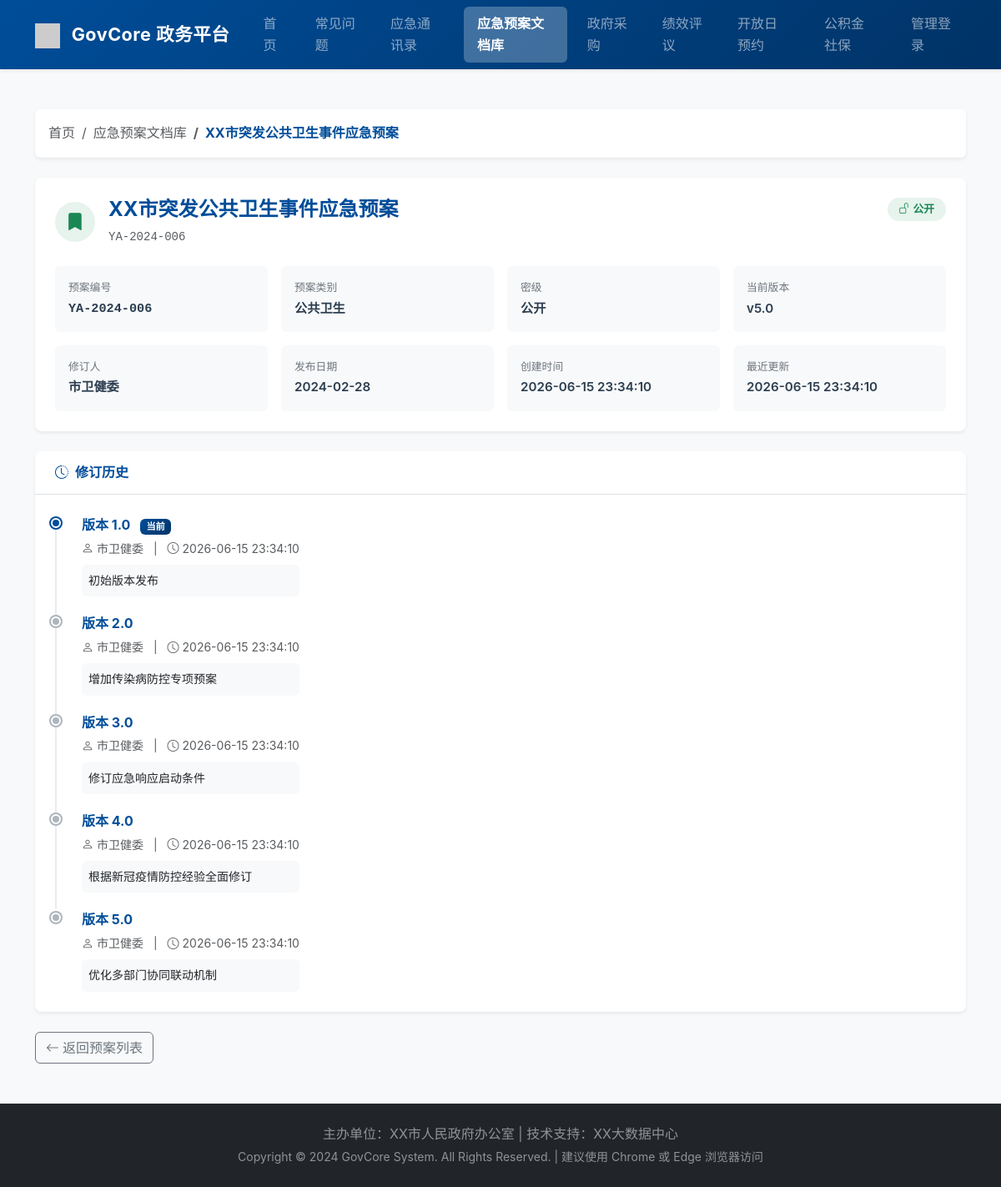
The app's page /plan_detail.php?id=6 with its own data.
### tables this page shows
CREATE TABLE `emergency_plans` (
  `id` int(11) NOT NULL AUTO_INCREMENT,
  `plan_code` varchar(50) NOT NULL COMMENT '预案编号',
  `name` varchar(255) NOT NULL COMMENT '预案名称',
  `category` varchar(20) NOT NULL COMMENT '类别：自然灾害/事故灾难/公共卫生/社会安全',
  `classification` varchar(10) NOT NULL DEFAULT '公开' COMMENT '密级：公开/内部',
  `version` varchar(20) NOT NULL DEFAULT '1.0' COMMENT '版本号',
  `reviser` varchar(100) NOT NULL COMMENT '修订人',
  `publish_date` date DEFAULT NULL COMMENT '发布日期',
  `pdf_file` varchar(500) DEFAULT NULL COMMENT 'PDF附件路径',
  `status` tinyint(1) NOT NULL DEFAULT '1' COMMENT '状态 1启用 0禁用',
  `created_at` datetime DEFAULT CURRENT_TIMESTAMP,
  `updated_at` datetime DEFAULT CURRENT_TIMESTAMP ON UPDATE CURRENT_TIMESTAMP,
  PRIMARY KEY (`id`),
  UNIQUE KEY `uk_plan_code` (`plan_code`),
  KEY `idx_category` (`category`),
  KEY `idx_classification` (`classification`)
);

CREATE TABLE `emergency_plan_revisions` (
  `id` int(11) NOT NULL AUTO_INCREMENT,
  `plan_id` int(11) NOT NULL COMMENT '预案ID',
  `version` varchar(20) NOT NULL COMMENT '版本号',
  `reviser` varchar(100) NOT NULL COMMENT '修订人',
  `change_summary` text COMMENT '变更说明',
  `pdf_file` varchar(500) DEFAULT NULL COMMENT '该版本PDF附件',
  `created_at` datetime DEFAULT CURRENT_TIMESTAMP COMMENT '修订时间',
  PRIMARY KEY (`id`),
  KEY `idx_plan_id` (`plan_id`)
);

### src/plan_detail.php (the view, shortened to what this page needs)
<?php
require_once 'func.php';
$plan_id = isset($_GET['id']) ? intval($_GET['id']) : 0;
$sql = "SELECT * FROM emergency_plans WHERE id = $plan_id AND status = 1";
$result = mysqli_query($conn, $sql);
$plan = mysqli_fetch_assoc($result);
$sql_rev = "SELECT * FROM emergency_plan_revisions WHERE plan_id = $plan_id ORDER BY created_at DESC";
$rev_result = mysqli_query($conn, $sql_rev);
$revisions = [];
while ($row = mysqli_fetch_assoc($rev_result)) {
    $revisions[] = $row;
}
$catClassMap = [
    '自然灾害' => 'cat-nature',
    '事故灾难' => 'cat-accident',
    '公共卫生' => 'cat-health',
    '社会安全' => 'cat-security'
];
$catCls = isset($catClassMap[$plan['category']]) ? $catClassMap[$plan['category']] : '';
?>
<!DOCTYPE html>
<html lang="zh-CN">
<head>
    <link href="https://cdn.jsdelivr.net/npm/bootstrap@5.3.0/dist/css/bootstrap.min.css" rel="stylesheet">
    <link href="https://cdn.jsdelivr.net/npm/sweetalert2@11/dist/sweetalert2.min.css" rel="stylesheet">
    <link rel="stylesheet" href="https://cdn.jsdelivr.net/npm/bootstrap-icons@1.10.0/font/bootstrap-icons.css">
    <link href="assets/css/style.css" rel="stylesheet">
</head>
<body class="bg-light">
    <nav class="navbar navbar-expand-lg navbar-dark bg-gov-blue shadow-sm">
        <div class="container">
            <a class="navbar-brand fw-bold" href="index.php">
                <img src="https://via.placeholder.com/30/ffffff/000000?text=G" alt="" class="d-inline-block align-text-top me-2">
                GovCore 政务平台
            </a>
            <div class="collapse navbar-collapse" id="navbarNav">
                <ul class="navbar-nav ms-auto">
                    <li class="nav-item"><a class="nav-link" href="index.php">首页</a></li>
                    <li class="nav-item"><a class="nav-link" href="faq.php">常见问题</a></li>
                    <li class="nav-item"><a class="nav-link" href="emergency_contact.php">应急通讯录</a></li>
                    <li class="nav-item"><a class="nav-link active" href="plans.php">应急预案文档库</a></li>
                    <li class="nav-item"><a class="nav-link" href="purchase.php">政府采购</a></li>
                    <li class="nav-item"><a class="nav-link" href="assessment.php">绩效评议</a></li>
                    <li class="nav-item"><a class="nav-link" href="openday.php">开放日预约</a></li>
                    <li class="nav-item"><a class="nav-link" href="social_insurance.php">公积金社保</a></li>
                    <li class="nav-item"><a class="nav-link" href="admin/login.php">管理登录</a></li>
                </ul>
            </div>
        </div>
    </nav>
    <div class="container my-5">
        <nav aria-label="breadcrumb" class="mb-4">
            <ol class="breadcrumb bg-white p-3 rounded shadow-sm mb-0">
                <li class="breadcrumb-item"><a href="index.php" class="text-decoration-none text-muted">首页</a></li>
                <li class="breadcrumb-item"><a href="plans.php" class="text-decoration-none text-muted">应急预案文档库</a></li>
                <li class="breadcrumb-item active fw-bold text-gov-blue" aria-current="page"><?php echo htmlspecialchars($plan['name']); ?></li>
            </ol>
        </nav>
        <div class="card border-0 shadow-sm rounded-3 mb-4">
            <div class="card-body p-4">
                <div class="d-flex align-items-start justify-content-between mb-4">
                    <div class="d-flex align-items-center gap-3">
                        <div class="category-icon-circle <?php echo $catCls; ?>">
                            <i class="bi bi-bookmark-fill"></i>
                        </div>
                        <div>
                            <h4 class="mb-1 fw-bold text-gov-blue"><?php echo htmlspecialchars($plan['name']); ?></h4>
                            <span class="font-monospace text-muted small"><?php echo htmlspecialchars($plan['plan_code']); ?></span>
                        </div>
                    </div>
                    <div class="d-flex gap-2 align-items-center">
                        <?php if ($plan['classification'] === '公开'): ?>
                            <span class="cls-badge-public"><i class="bi bi-unlock me-1"></i>公开</span>
                        <?php else: ?>
                            <span class="cls-badge-internal"><i class="bi bi-lock me-1"></i>内部</span>
                        <?php endif; ?>
                    </div>
                </div>
                <div class="row g-3">
                    <div class="col-md-3 col-6">
                        <div class="p-3 bg-light rounded">
                            <div class="meta-label">预案编号</div>
                            <div class="meta-value font-monospace"><?php echo htmlspecialchars($plan['plan_code']); ?></div>
                        </div>
                    </div>
                    <div class="col-md-3 col-6">
                        <div class="p-3 bg-light rounded">
                            <div class="meta-label">预案类别</div>
                            <div class="meta-value"><?php echo htmlspecialchars($plan['category']); ?></div>
                        </div>
                    </div>
                    <div class="col-md-3 col-6">
                        <div class="p-3 bg-light rounded">
                            <div class="meta-label">密级</div>
                            <div class="meta-value"><?php echo htmlspecialchars($plan['classification']); ?></div>
                        </div>
                    </div>
                    <div class="col-md-3 col-6">
                        <div class="p-3 bg-light rounded">
                            <div class="meta-label">当前版本</div>
                            <div class="meta-value">v<?php echo htmlspecialchars($plan['version']); ?></div>
                        </div>
                    </div>
                    <div class="col-md-3 col-6">
                        <div class="p-3 bg-light rounded">
                            <div class="meta-label">修订人</div>
                            <div class="meta-value"><?php echo htmlspecialchars($plan['reviser']); ?></div>
                        </div>
                    </div>
                    <div class="col-md-3 col-6">
                        <div class="p-3 bg-light rounded">
                            <div class="meta-label">发布日期</div>
                            <div class="meta-value"><?php echo $plan['publish_date'] ? htmlspecialchars($plan['publish_date']) : '-'; ?></div>
                        </div>
                    </div>
                    <div class="col-md-3 col-6">
                        <div class="p-3 bg-light rounded">
                            <div class="meta-label">创建时间</div>
                            <div class="meta-value small"><?php echo $plan['created_at']; ?></div>
                        </div>
                    </div>
                    <div class="col-md-3 col-6">
                        <div class="p-3 bg-light rounded">
                            <div class="meta-label">最近更新</div>
                            <div class="meta-value small"><?php echo $plan['updated_at']; ?></div>
                        </div>
                    </div>
                </div>
            </div>
        </div>
        <div class="card border-0 shadow-sm rounded-3">
            <div class="card-header bg-white border-bottom py-3">
                <h6 class="mb-0 text-gov-blue fw-bold">
                    <i class="bi bi-clock-history me-2"></i>修订历史
                </h6>
            </div>
            <div class="card-body p-4">
                <?php if (empty($revisions)): ?>
                    <div class="text-center py-4 text-muted">
                        <i class="bi bi-inbox fs-2 d-block mb-3"></i>
                        暂无修订记录
                    </div>
                <?php else: ?>
                    <div class="revisions-timeline">
                        <?php foreach ($revisions as $i => $rev): ?>
                            <div class="revision-item">
                                <div class="revision-dot"></div>
                                <div class="d-flex align-items-start justify-content-between">
                                    <div>
                                        <div class="fw-bold text-gov-blue">
                                            版本 <?php echo htmlspecialchars($rev['version']); ?>
                                            <?php if ($i === 0): ?>
                                                <span class="badge bg-gov-blue ms-2" style="font-size:0.7rem;">当前</span>
                                            <?php endif; ?>
                                        </div>
                                        <div class="text-muted small mt-1">
                                            <i class="bi bi-person me-1"></i><?php echo htmlspecialchars($rev['reviser']); ?>
                                            <span class="mx-2">|</span>
                                            <i class="bi bi-clock me-1"></i><?php echo $rev['created_at']; ?>
                                        </div>
                                        <?php if (!empty($rev['change_summary'])): ?>
                                            <div class="mt-2 p-2 bg-light rounded small">
                                                <?php echo htmlspecialchars($rev['change_summary']); ?>
                                            </div>
                                        <?php endif; ?>
                                    </div>
                                </div>
                            </div>
                        <?php endforeach; ?>
                    </div>
                <?php endif; ?>
            </div>
        </div>
        <div class="mt-4">
            <a href="plans.php" class="btn btn-outline-secondary">
                <i class="bi bi-arrow-left me-1"></i>返回预案列表
            </a>
        </div>
    </div>
    <footer class="bg-dark text-white-50 py-4 mt-5">
        <div class="container text-center">
            <p class="mb-1">主办单位：XX市人民政府办公室 | 技术支持：XX大数据中心</p>
            <p class="mb-0 small">Copyright &copy; 2024 GovCore System. All Rights Reserved. | 建议使用 Chrome 或 Edge 浏览器访问</p>
        </div>
    </footer>
</body>
</html>

### src/assets/css/style.css (style rules this page uses)
:root { --gov-blue-primary: #004d99; --gov-blue-dark: #003366; --gov-blue-light: #e6f0ff; --gov-red: #c92f2f; --gov-text-main: #2c3e50; --gov-text-muted: #6c757d; --gov-bg: #f4f6f9; --card-shadow: 0 4px 20px rgba(0, 0, 0, 0.08); --card-radius: 12px; }
body { font-family: -apple-system, BlinkMacSystemFont, "Segoe UI", Roboto, "Helvetica Neue", Arial, sans-serif; color: var(--gov-text-main); background-color: var(--gov-bg); line-height: 1.6; }
.bg-gov-blue { background: linear-gradient(135deg, var(--gov-blue-primary) 0%, var(--gov-blue-dark) 100%) !important; }
.text-gov-blue { color: var(--gov-blue-primary) !important; }
.card { border: none; border-radius: var(--card-radius); box-shadow: var(--card-shadow); background: white; transition: transform 0.3s ease, box-shadow 0.3s ease; overflow: hidden; }
.card-header { background-color: white; border-bottom: 1px solid rgba(0,0,0,0.05); padding: 1.25rem 1.5rem; }
.navbar { box-shadow: 0 2px 10px rgba(0,0,0,0.1); backdrop-filter: blur(10px); }
.navbar-brand { font-weight: 700; font-size: 1.35rem; letter-spacing: 0.5px; }
.nav-link { font-weight: 500; margin-left: 0.5rem; padding: 0.5rem 1rem !important; border-radius: 6px; transition: all 0.2s; }
.nav-link.active { background-color: rgba(255,255,255,0.25); font-weight: 600; }
.breadcrumb { background: white; padding: 0.75rem 1rem; border-radius: 8px; box-shadow: 0 2px 4px rgba(0,0,0,0.02); }

### src/plan_detail.php (style rules this page uses)
.meta-label { font-size: 0.8rem; color: var(--gov-text-muted); margin-bottom: 2px; }
.meta-value { font-weight: 600; color: var(--gov-text-main); font-size: 0.95rem; }
.cls-badge-public { background-color: rgba(25, 135, 84, 0.1); color: #198754; padding: 4px 14px; border-radius: 20px; font-size: 0.8rem; font-weight: 600; }
.category-icon-circle { width: 48px; height: 48px; border-radius: 50%; display: flex; align-items: center; justify-content: center; font-size: 1.3rem; }
.cat-health { background-color: rgba(25, 135, 84, 0.1); color: #198754; }
.revision-item { position: relative; padding-left: 30px; padding-bottom: 20px; border-left: 2px solid #e9ecef; }
.revision-item:last-child { border-left-color: transparent; padding-bottom: 0; }
.revision-dot { position: absolute; left: -7px; top: 4px; width: 12px; height: 12px; border-radius: 50%; background-color: var(--gov-blue-primary); border: 2px solid white; box-shadow: 0 0 0 2px var(--gov-blue-primary); }
.revision-item:not(:first-child) .revision-dot { background-color: #adb5bd; box-shadow: 0 0 0 2px #adb5bd; }

### records on screen
emergency_plans: name "XX市突发公共卫生事件应急预案", plan_code "YA-2024-006", category "公共卫生", classification "公开", version "5.0", reviser "市卫健委", publish_date "2024-02-28", created_at "2026-06-15 23:34:10", updated_at "2026-06-15 23:34:10"
emergency_plan_revisions: version "1.0", shows "当前", reviser "市卫健委", created_at "2026-06-15 23:34:10", change_summary "初始版本发布"
emergency_plan_revisions: version "2.0", reviser "市卫健委", created_at "2026-06-15 23:34:10", change_summary "增加传染病防控专项预案"
emergency_plan_revisions: version "3.0", reviser "市卫健委", created_at "2026-06-15 23:34:10", change_summary "修订应急响应启动条件"
emergency_plan_revisions: version "4.0", reviser "市卫健委", created_at "2026-06-15 23:34:10", change_summary "根据新冠疫情防控经验全面修订"
emergency_plan_revisions: version "5.0", reviser "市卫健委", created_at "2026-06-15 23:34:10", change_summary "优化多部门协同联动机制"
